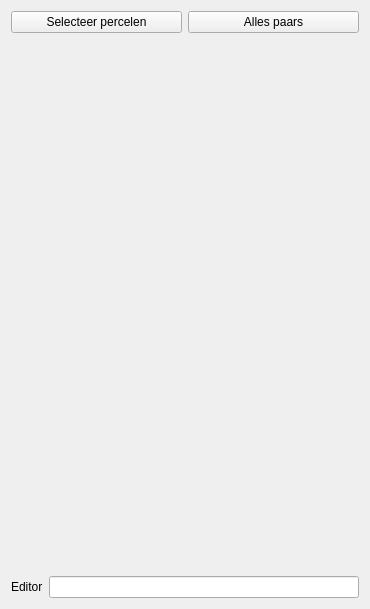
<?xml version="1.0" encoding="UTF-8"?>
<ui version="4.0">
 <class>ErosiebezwarenWidget</class>
 <widget class="QWidget" name="ErosiebezwarenWidget">
  <property name="geometry">
   <rect>
    <x>0</x>
    <y>0</y>
    <width>370</width>
    <height>609</height>
   </rect>
  </property>
  <property name="sizePolicy">
   <sizepolicy hsizetype="Preferred" vsizetype="Preferred">
    <horstretch>0</horstretch>
    <verstretch>0</verstretch>
   </sizepolicy>
  </property>
  <property name="windowTitle">
   <string>Form</string>
  </property>
  <layout class="QGridLayout" name="gridLayout">
   <item row="0" column="0">
    <layout class="QVBoxLayout" name="verticalLayout">
     <item>
      <layout class="QHBoxLayout" name="horizontalLayout">
       <item>
        <widget class="QPushButton" name="selecteerPercelenBtn">
         <property name="text">
          <string>Selecteer percelen</string>
         </property>
         <property name="checkable">
          <bool>true</bool>
         </property>
         <property name="checked">
          <bool>false</bool>
         </property>
        </widget>
       </item>
       <item>
        <widget class="QPushButton" name="pushButton_2">
         <property name="text">
          <string>Alles paars</string>
         </property>
        </widget>
       </item>
      </layout>
     </item>
     <item>
      <spacer name="verticalSpacer">
       <property name="orientation">
        <enum>Qt::Vertical</enum>
       </property>
       <property name="sizeHint" stdset="0">
        <size>
         <width>20</width>
         <height>40</height>
        </size>
       </property>
      </spacer>
     </item>
     <item>
      <layout class="QHBoxLayout" name="horizontalLayout_2">
       <item>
        <widget class="QLabel" name="editorLabel">
         <property name="text">
          <string>Editor</string>
         </property>
        </widget>
       </item>
       <item>
        <widget class="QLineEdit" name="editorEdit"/>
       </item>
      </layout>
     </item>
    </layout>
   </item>
  </layout>
 </widget>
 <tabstops>
  <tabstop>editorEdit</tabstop>
  <tabstop>pushButton_2</tabstop>
 </tabstops>
 <resources>
  <include location="resources.qrc"/>
 </resources>
 <connections/>
</ui>
